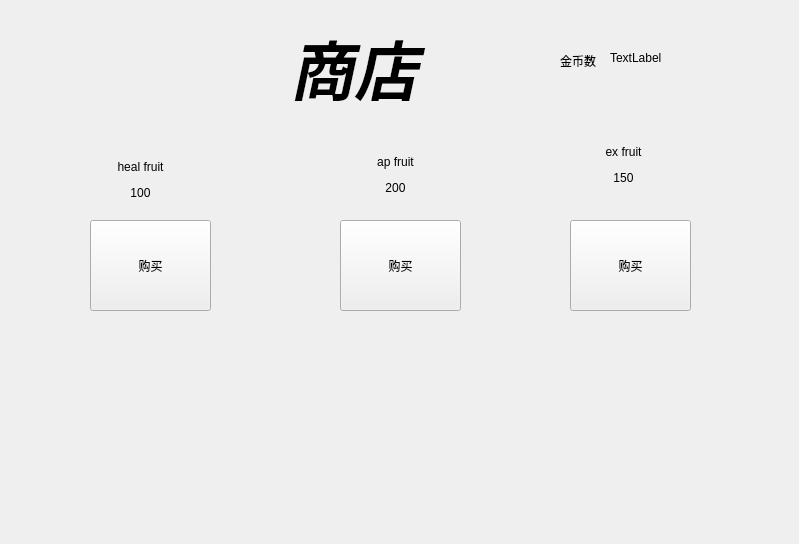
<?xml version="1.0" encoding="UTF-8"?>
<ui version="4.0">
 <class>store</class>
 <widget class="QWidget" name="store">
  <property name="geometry">
   <rect>
    <x>0</x>
    <y>0</y>
    <width>799</width>
    <height>544</height>
   </rect>
  </property>
  <property name="windowTitle">
   <string>Form</string>
  </property>
  <widget class="QLabel" name="label">
   <property name="geometry">
    <rect>
     <x>290</x>
     <y>20</y>
     <width>141</width>
     <height>81</height>
    </rect>
   </property>
   <property name="text">
    <string>&lt;html&gt;&lt;head/&gt;&lt;body&gt;&lt;p&gt;&lt;span style=&quot; font-size:48pt; font-weight:700; font-style:italic;&quot;&gt;商店&lt;/span&gt;&lt;/p&gt;&lt;/body&gt;&lt;/html&gt;</string>
   </property>
  </widget>
  <widget class="QPushButton" name="pushButton_1">
   <property name="geometry">
    <rect>
     <x>90</x>
     <y>220</y>
     <width>121</width>
     <height>91</height>
    </rect>
   </property>
   <property name="text">
    <string>购买</string>
   </property>
  </widget>
  <widget class="QPushButton" name="pushButton_2">
   <property name="geometry">
    <rect>
     <x>340</x>
     <y>220</y>
     <width>121</width>
     <height>91</height>
    </rect>
   </property>
   <property name="text">
    <string>购买</string>
   </property>
  </widget>
  <widget class="QPushButton" name="pushButton_3">
   <property name="geometry">
    <rect>
     <x>570</x>
     <y>220</y>
     <width>121</width>
     <height>91</height>
    </rect>
   </property>
   <property name="text">
    <string>购买</string>
   </property>
  </widget>
  <widget class="QLabel" name="label_2">
   <property name="geometry">
    <rect>
     <x>80</x>
     <y>150</y>
     <width>121</width>
     <height>61</height>
    </rect>
   </property>
   <property name="text">
    <string>&lt;html&gt;&lt;head/&gt;&lt;body&gt;&lt;p align=&quot;center&quot;&gt;heal fruit&lt;/p&gt;&lt;p align=&quot;center&quot;&gt;100&lt;/p&gt;&lt;/body&gt;&lt;/html&gt;</string>
   </property>
  </widget>
  <widget class="QLabel" name="label_3">
   <property name="geometry">
    <rect>
     <x>340</x>
     <y>150</y>
     <width>111</width>
     <height>51</height>
    </rect>
   </property>
   <property name="text">
    <string>&lt;html&gt;&lt;head/&gt;&lt;body&gt;&lt;p align=&quot;center&quot;&gt;ap fruit&lt;/p&gt;&lt;p align=&quot;center&quot;&gt;200&lt;/p&gt;&lt;/body&gt;&lt;/html&gt;</string>
   </property>
  </widget>
  <widget class="QLabel" name="label_4">
   <property name="geometry">
    <rect>
     <x>563</x>
     <y>145</y>
     <width>121</width>
     <height>41</height>
    </rect>
   </property>
   <property name="text">
    <string>&lt;html&gt;&lt;head/&gt;&lt;body&gt;&lt;p align=&quot;center&quot;&gt;ex fruit&lt;/p&gt;&lt;p align=&quot;center&quot;&gt;150&lt;/p&gt;&lt;/body&gt;&lt;/html&gt;</string>
   </property>
  </widget>
  <widget class="QLabel" name="label_5">
   <property name="geometry">
    <rect>
     <x>560</x>
     <y>50</y>
     <width>41</width>
     <height>21</height>
    </rect>
   </property>
   <property name="text">
    <string>金币数</string>
   </property>
  </widget>
  <widget class="QLabel" name="label_6">
   <property name="geometry">
    <rect>
     <x>610</x>
     <y>50</y>
     <width>71</width>
     <height>16</height>
    </rect>
   </property>
   <property name="text">
    <string>TextLabel</string>
   </property>
  </widget>
 </widget>
 <resources/>
 <connections/>
</ui>
